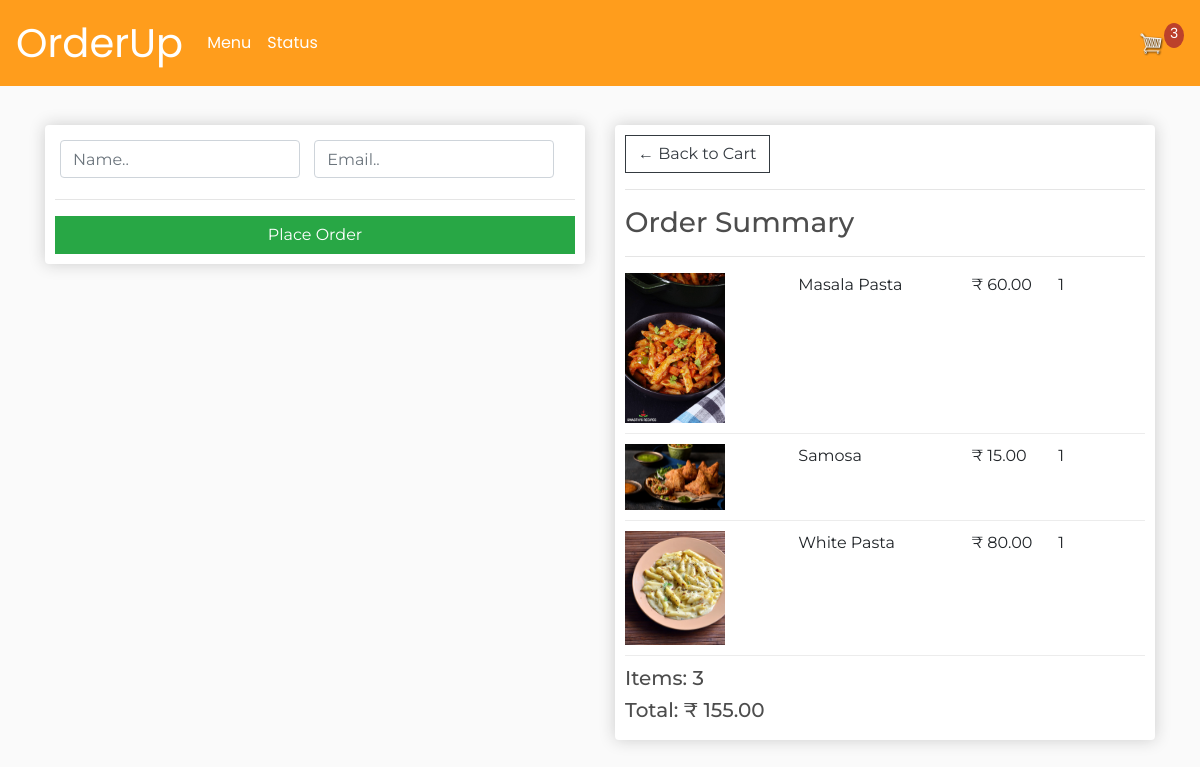
The page /checkout/ (signed in) on the database its author committed.
### store/models.py (models this page shows, shortened)
class OrderItem(models.Model):
	product = models.ForeignKey(Product, on_delete=models.SET_NULL, null=True)
	order = models.ForeignKey(Order, on_delete=models.SET_NULL, null=True)
	quantity = models.IntegerField(default=0, null=True, blank=True)
	date_added = models.DateTimeField(auto_now_add=True)
	@property
	def get_total(self):
		total = self.product.price * self.quantity
		return total

class Product(models.Model):
	name = models.CharField(max_length=200)
	price = models.DecimalField(max_digits=7, decimal_places=2)
	digital = models.BooleanField(default=False,null=True, blank=True)
	image = models.ImageField(null=True, blank=True)
	@property
	def imageURL(self):
		try:
			url = self.image.url
		except:
			url = ''
		return url

class Order(models.Model):
	STATUS = (
		('Pending', 'Pending'),
		('Ready', 'Ready'),
	)
	customer = models.ForeignKey(Customer, on_delete=models.SET_NULL, null=True, blank=True)
	date_ordered = models.DateTimeField(auto_now_add=True)
	complete = models.BooleanField(default=False)
	transaction_id = models.CharField(max_length=100, null=True)
	orderstatus = models.CharField(max_length=100, choices=STATUS, default='Pending')
	@property
	def get_cart_total(self):
		orderitems = self.orderitem_set.all()
		total = sum([item.get_total for item in orderitems])
		return total
	@property
	def get_cart_items(self):
		orderitems = self.orderitem_set.all()
		total = sum([item.quantity for item in orderitems])
		return total
	@property
	def get_transaction_id(self):
		transaction_id = self.transaction_id
		return transaction_id

### store/views.py (the view)
# urls.py: path('checkout/', views.checkout, name="checkout"),
def checkout(request):
    data  = cartData(request)
    cartItems = data['cartItems']
    order = data['order']
    items = data['items']
    context = {'items':items, 'order':order, 'cartItems':cartItems, 'shipping':False}
    return render(request, 'store/checkout.html', context)

### store/utils.py (called while the page is built)
def cartData(request):
    if request.user.is_authenticated:
        customer = request.user.customer
        order, created = Order.objects.get_or_create(customer=customer, complete=False)
        items = order.orderitem_set.all()
        cartItems = order.get_cart_items
    else:
        cookieData = cookieCart(request)
        cartItems = cookieData['cartItems']
        order = cookieData['order']
        items = cookieData['items']
    return {'cartItems':cartItems, 'order':order, 'items':items}

### store/templates/store/checkout.html (shortened to what this page needs)
{% extends 'store/main.html' %} {% load static %} {% block content %}
<div class="row">
  <div class="col-lg-6">
    <div class="box-element" id="form-wrapper">
      <form id="form">
        <div id="user-info">
          <div class="form-field">
            <input
              required
              class="form-control"
              type="text"
              name="name"
              placeholder="Name.."
            />
          </div>
          <div class="form-field">
            <input
              required
              class="form-control"
              type="email"
              name="email"
              placeholder="Email.."
            />
          </div>
        </div>
        <hr />
        <input
          id="form-button"
          class="btn btn-success btn-block"
          type="submit"
          value="Place Order"
        />
      </form>
    </div>
    <br />
  </div>
  <div class="col-lg-6">
    <div class="box-element">
      <a class="btn btn-outline-dark" href="{% url 'cart' %}"
        >&#x2190; Back to Cart</a
      >
      <hr />
      <h3>Order Summary</h3>
      <hr />
      {% for item in items %}
      <div class="cart-row">
        <div style="flex: 2">
          <img class="row-image" src="{{ item.product.imageURL }}" />
        </div>
        <div style="flex: 2"><p>{{ item.product.name }}</p></div>
        <div style="flex: 1">
          <p>&#8377; {{ item.product.price|floatformat:2 }}</p>
        </div>
        <div style="flex: 1"><p>{{ item.quantity }}</p></div>
      </div>
      {% endfor %}
      <h5>Items: {{ order.get_cart_items }}</h5>
      <h5>Total: &#8377; {{ order.get_cart_total|floatformat:2 }}</h5>
    </div>
  </div>
</div>
{% endblock content %}

### store/static/store/css/main.css (style rules this page uses)
body { background-color: hsl(0, 0%, 98%); }
h1,h2,h3,h4,h5,h6 { color:hsl(0, 0%, 30%); }
.box-element { box-shadow:hsl(0, 0%, 80%) 0 0 16px; background-color: #fff; border-radius: 4px; padding: 10px; font-family: 'Montserrat', sans-serif; }
.col-lg-4, .col-lg-6, .col-lg-8, .col-lg-12 { margin-top: 15px; margin-bottom: 30px; }
.btn { border-radius: 0; font-family: 'Montserrat', sans-serif; }
.row-image { width: 100px; }
.form-field { width:250px; display: inline-block; padding: 5px; }
.cart-row { display: flex; align-items: flex-stretch; padding-bottom: 10px; margin-bottom: 10px; border-bottom: 1px solid #ececec; }

### rows shown on the page
OrderItem: product.imageURL (picture), product.name "Masala Pasta", product.price "60.00", quantity "1"
OrderItem: product.imageURL (picture), product.name "Samosa", product.price "15.00", quantity "1"
OrderItem: product.imageURL (picture), product.name "White Pasta", product.price "80.00", quantity "1"
Order: get_cart_items "3", get_cart_total "155.00"

### other values the page prints
{{ cartItems }} "3"
